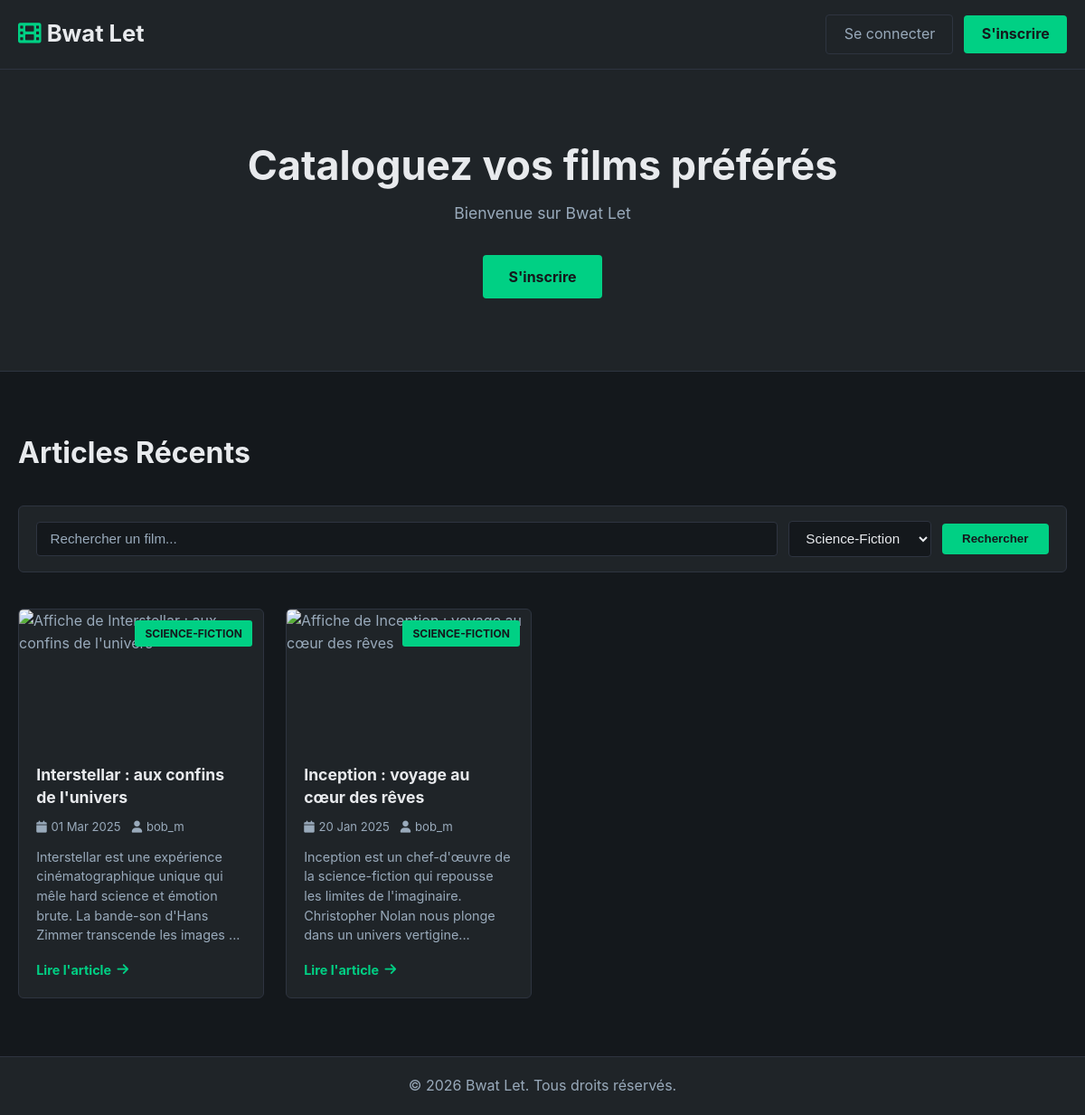
Page /index.php?genre=5 on the committed database.
### tables this page shows
CREATE TABLE `article` (
  `id_article` bigint(20) UNSIGNED NOT NULL,
  `titre` varchar(255) NOT NULL,
  `contenu` text NOT NULL,
  `dateCreation` datetime NOT NULL DEFAULT CURRENT_TIMESTAMP,
  `dateModification` datetime NOT NULL,
  `id_utilisateur` bigint(20) UNSIGNED NOT NULL,
  `id_film` bigint(20) UNSIGNED NOT NULL
);

CREATE TABLE `genre` (
  `id_genre` bigint(20) UNSIGNED NOT NULL,
  `nomGenre` varchar(255) NOT NULL
);

CREATE TABLE `utilisateurs` (
  `id_utilisateur` bigint(20) UNSIGNED NOT NULL,
  `nom` varchar(255) NOT NULL,
  `prenom` varchar(255) NOT NULL,
  `login` varchar(255) NOT NULL,
  `mdp` varchar(255) NOT NULL,
  `email` varchar(255) NOT NULL,
  `adresse` varchar(255) NOT NULL,
  `dateNaissance` date NOT NULL,
  `dateCreation` datetime NOT NULL DEFAULT CURRENT_TIMESTAMP,
  `derniereConnexion` datetime NOT NULL,
  `id_role` tinyint(3) UNSIGNED NOT NULL
);

### php/functions_query.php (called while the page is built, shortened)
<?php
require_once(__DIR__ . '/../includes/functions-DB.php');
function getGenres($mysqli) {
    $sql = "SELECT id_genre, nomGenre FROM genre
            ORDER BY nomGenre ASC";
    return readDB($mysqli, $sql);
}
function getArticlesByRecherche($mysqli, $search, $genre, $page, $limite) {
    $offset = ($page - 1) * $limite;
    $search = mysqli_real_escape_string($mysqli, $search);
    $sql = "SELECT id_article, article.titre AS titreArticle, article.contenu, article.dateCreation,
                 film.titre AS titreFilm, film.affiche, genre.nomGenre, utilisateurs.login AS auteur
            FROM article
                INNER JOIN film ON article.id_film = film.id_film
                INNER JOIN genre ON film.id_genre = genre.id_genre
                INNER JOIN utilisateurs ON article.id_utilisateur = utilisateurs.id_utilisateur
            WHERE 1=1
                " . ($search ? "AND film.titre LIKE '%$search%'" : "") . "
                " . ($genre > 0 ? "AND genre.id_genre = $genre" : "") . "
            ORDER BY article.dateCreation DESC
            LIMIT $limite OFFSET $offset";
    return readDB($mysqli, $sql);
}
function getNbArticlesByRecherche($mysqli, $search, $genre) {
    $search = mysqli_real_escape_string($mysqli, $search);
    $sql = "SELECT COUNT(*) AS total
            FROM article
                INNER JOIN film ON article.id_film = film.id_film
                INNER JOIN genre ON film.id_genre = genre.id_genre
                INNER JOIN utilisateurs ON article.id_utilisateur = utilisateurs.id_utilisateur
            WHERE 1=1
                " . ($search ? "AND film.titre LIKE '%$search%'" : "") . "
                " . ($genre > 0 ? "AND genre.id_genre = $genre" : "") . ";";
    $result = readDB($mysqli, $sql);
    return $result[0]['total'];
}

### includes/functions-DB.php (called while the page is built, shortened)
<?php
function readDB($connexion, $sql_input) {
    $resultat = mysqli_query($connexion, $sql_input);
    return mysqli_fetch_all($resultat, MYSQLI_ASSOC);
}
?>

### index.php (the view, shortened to what this page needs)
<?php
require_once("includes/functions-DB.php");
require_once("php/functions_query.php");
require_once("php/functions_structure.php");
$limite = 8;
$page   = isset($_GET['page']) ? (int) $_GET['page'] : 1;
$search = isset($_GET['search']) ? $_GET['search'] : '';
$genre  = isset($_GET['genre']) ? (int) $_GET['genre'] : 0;
$conn = connectionDB();
if ($search !== '' || $genre > 0) {
    $articles   = getArticlesByRecherche($conn, $search, $genre, $page, $limite);
} else {
    $articles   = getArticles($conn, $page, $limite);
    $nbArticles = getNbArticles($conn);
}
$genres = getGenres($conn);
?>
<!DOCTYPE html>
<html lang="fr">
<head>
    <link rel="stylesheet" href="styles/style.css">
    <link rel="stylesheet" href="https://cdnjs.cloudflare.com/ajax/libs/font-awesome/6.0.0/css/all.min.css">
</head>
<body>
    <?php include("static/header.php"); ?>
    <main>
        <section class="accueil">
            <div class="accueil-content">
                <h1>Cataloguez vos films préférés</h1>
                <p>Bienvenue sur Bwat Let</p>
                <?php if (!isset($_SESSION['id_utilisateur'])): ?>
                    <a href="inscription.php" class="btn-primary">S'inscrire</a>
                <?php endif; ?>
            </div>
        </section>
        <section class="recent-articles" id="films">
            <div class="container">
                <h2>Articles Récents</h2>
                <form method="GET" action="index.php" class="search-form">
                    <input type="text"
                           name="search"
                           placeholder="Rechercher un film..."
                           value="<?php echo htmlspecialchars($search); ?>">
                    <select name="genre">
                        <?php foreach ($genres as $g): ?>
                            <option value="<?php echo $g['id_genre']; ?>"
                                <?php if ($g['id_genre'] == $genre): ?>
                                    selected
                                <?php endif; ?>>
                                <?php echo htmlspecialchars($g['nomGenre']); ?>
                            </option>
                        <?php endforeach; ?>
                    </select>
                    <button type="submit">Rechercher</button>
                </form>
                <div class="articles-grid">
                    <?php if (empty($articles)): ?>
                        <p>Aucun article trouvé.</p>
                    <?php else: ?>
                        <?php foreach ($articles as $article): ?>
                            <?php afficherCarteArticle($article); ?>
                        <?php endforeach; ?>
                    <?php endif; ?>
                </div>
            </div>
        </section>
    </main>
    <?php include("static/footer.php"); ?>
</body>
</html>

### php/functions_structure.php (shortened to what this page needs)
<?php
function afficherCarteArticle($article) {
    $dateFormatee = date('d M Y', strtotime($article['dateCreation']));
    $extrait      = substr($article['contenu'], 0, 150) . '...';
    $id           = (int) $article['id_article'];
    $titre        = htmlspecialchars($article['titreArticle']);
    $genre        = htmlspecialchars($article['nomGenre']);
    $auteur       = htmlspecialchars($article['auteur']);
    $affiche      = htmlspecialchars($article['affiche']);
    echo "
    <article class=\"article-card\">
        <div class=\"article-image\">
            <img src=\"{$affiche}\" alt=\"Affiche de {$titre}\">
            <span class=\"article-category\">{$genre}</span>
        </div>
        <div class=\"article-content\">
            <h3>{$titre}</h3>
            <div class=\"article-meta\">
                <span class=\"article-date\">
                    <i class=\"fas fa-calendar\"></i>
                    {$dateFormatee}
                </span>
                <span class=\"article-author\">
                    <i class=\"fas fa-user\"></i>
                    {$auteur}
                </span>
            </div>
            <p class=\"article-excerpt\">{$extrait}</p>
            <a href=\"article.php?id={$id}\" class=\"read-more\">
                Lire l'article <i class=\"fas fa-arrow-right\"></i>
            </a>
        </div>
    </article>";
}
?>

### styles/style.css (style rules this page uses)
* { margin: 0; padding: 0; box-sizing: border-box; }
:root { --bg: #14181c; --surface: #1f2428; --border: #2e3440; --text: #9ab; --white: #e8eaed; --accent: #00d084; --red: #e05252; }
html { scroll-behavior: smooth; }
body { font-family: -apple-system, BlinkMacSystemFont, "Segoe UI", Roboto, Arial, sans-serif; background-color: var(--bg); color: var(--text); line-height: 1.6; }
a { text-decoration: none; color: inherit; }
.container { max-width: 1200px; margin: 0 auto; padding: 0 20px; }
.btn-primary { display: inline-block; background-color: var(--accent); color: var(--bg); padding: 0.7rem 1.8rem; border-radius: 4px; font-weight: bold; border: none; cursor: pointer; transition: background-color 0.2s; }
button { cursor: pointer; border: none; transition: background-color 0.2s; }
.search-form { display: flex; gap: 0.75rem; align-items: center; background-color: var(--surface); border: 1px solid var(--border); border-radius: 6px; padding: 1rem 1.2rem; margin-bottom: 2.5rem; flex-wrap: wrap; }
.search-form input[type="text"] { flex: 1; min-width: 180px; background-color: var(--bg); border: 1px solid var(--border); border-radius: 4px; padding: 0.6rem 0.9rem; color: var(--white); font-size: 0.95rem; outline: none; transition: border-color 0.2s; }
.search-form input[type="text"]::placeholder { color: var(--text); }
.search-form select { background-color: var(--bg); border: 1px solid var(--border); border-radius: 4px; padding: 0.6rem 0.9rem; color: var(--white); font-size: 0.95rem; cursor: pointer; outline: none; transition: border-color 0.2s; }
.search-form select option { background-color: var(--surface); }
.search-form button { background-color: var(--accent); color: var(--bg); border: none; border-radius: 4px; padding: 0.6rem 1.4rem; font-weight: bold; cursor: pointer; transition: background-color 0.2s; white-space: nowrap; }
.accueil { background-color: var(--surface); border-bottom: 1px solid var(--border); padding: 5rem 1rem; text-align: center; }
.accueil-content h1 { font-size: 2.8rem; font-weight: bold; color: var(--white); margin-bottom: 0.75rem; line-height: 1.2; }
.accueil-content p { font-size: 1.1rem; color: var(--text); margin-bottom: 2rem; }
.recent-articles { padding: 4rem 0; }
.recent-articles h2 { font-size: 2rem; color: var(--white); margin-bottom: 2rem; }
.articles-grid { display: grid; grid-template-columns: repeat(auto-fill, minmax(260px, 1fr)); gap: 1.5rem; }
.article-card { background-color: var(--surface); border: 1px solid var(--border); border-radius: 6px; overflow: hidden; display: flex; flex-direction: column; transition: border-color 0.2s; max-width: 400px; }
.article-image { width: 100%; aspect-ratio: 16 / 9; overflow: hidden; position: relative; }
.article-category { position: absolute; top: 0.75rem; right: 0.75rem; background-color: var(--accent); color: var(--bg); padding: 0.3rem 0.7rem; border-radius: 3px; font-size: 0.75rem; font-weight: bold; text-transform: uppercase; }
.article-content { padding: 1.2rem; display: flex; flex-direction: column; flex-grow: 1; }
.article-content h3 { color: var(--white); font-size: 1.1rem; margin-bottom: 0.6rem; line-height: 1.4; display: -webkit-box; overflow: hidden; }
.article-meta { display: flex; flex-wrap: wrap; gap: 0.75rem; margin-bottom: 0.75rem; font-size: 0.82rem; color: var(--text); }
.article-meta span { display: flex; align-items: center; gap: 0.3rem; }
.article-excerpt { color: var(--text); margin-bottom: 1rem; flex-grow: 1; font-size: 0.9rem; display: -webkit-box; overflow: hidden; line-height: 1.5; }
.read-more { color: var(--accent); font-weight: bold; font-size: 0.9rem; display: inline-flex; align-items: center; gap: 0.4rem; transition: color 0.2s; }

### rows in the picture
article: genre.nomGenre "SCIENCE-FICTION", titre "Interstellar : aux confins de l'univers", dateCreation "01 Mar 2025", id_utilisateur.login "bob_m", contenu "Interstellar est une expérience cinématographique unique qui mêle hard science et émotion brute. La bande-son d'Hans Zimmer transcende les images ..."
article: genre.nomGenre "SCIENCE-FICTION", titre "Inception : voyage au cœur des rêves", dateCreation "20 Jan 2025", id_utilisateur.login "bob_m", contenu "Inception est un chef-d'œuvre de la science-fiction qui repousse les limites de l'imaginaire. Christopher Nolan nous plonge dans un univers vertigine..."

### other values in the picture
form field genre "Science-Fiction"
